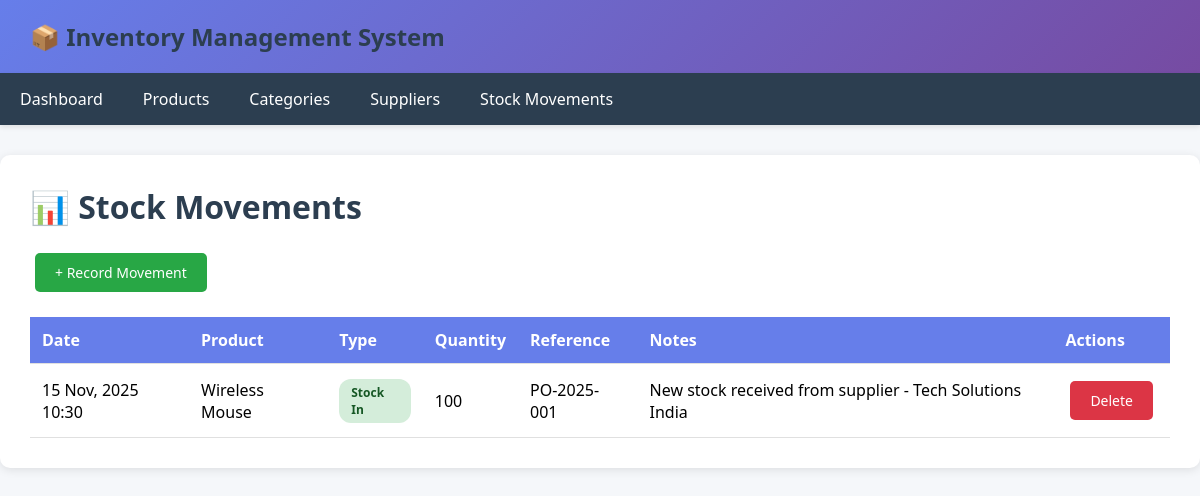
The page /stock-movements/ on the database its author committed.
### app/models.py (models this page shows, shortened)
class StockMovement(models.Model):
    MOVEMENT_TYPES = [
        ('in', 'Stock In'),
        ('out', 'Stock Out'),
        ('adjustment', 'Adjustment'),
    ]
    product = models.ForeignKey(Product, on_delete=models.CASCADE, related_name='movements')
    movement_type = models.CharField(max_length=20, choices=MOVEMENT_TYPES)
    quantity = models.IntegerField()
    reference_number = models.CharField(max_length=100, blank=True)
    notes = models.TextField(blank=True)
    date = models.DateTimeField(default=timezone.now)
    created_at = models.DateTimeField(auto_now_add=True)
    class Meta:
        ordering = ['-date']

class Product(models.Model):
    name = models.CharField(max_length=200)
    sku = models.CharField(max_length=50, unique=True, verbose_name="SKU Code")
    category = models.ForeignKey(Category, on_delete=models.CASCADE, related_name='products')
    supplier = models.ForeignKey(Supplier, on_delete=models.SET_NULL, null=True, related_name='products')
    description = models.TextField(blank=True)
    unit_price = models.DecimalField(max_digits=10, decimal_places=2)
    quantity_in_stock = models.IntegerField(default=0)
    reorder_level = models.IntegerField(default=10, help_text="Minimum stock level before reorder")
    created_at = models.DateTimeField(auto_now_add=True)
    updated_at = models.DateTimeField(auto_now=True)
    class Meta:
        ordering = ['-created_at']

### app/views.py (the view)
# urls.py: path('stock-movements/', StockMovementListView.as_view(), name='stock_movement_list'),
class StockMovementListView(ListView):
    model = StockMovement
    template_name = 'app/stock_movement_list.html'
    context_object_name = 'movements'
    paginate_by = 50

### app/templates/app/stock_movement_list.html (shortened to what this page needs)
{% extends 'app/base.html' %}
{% block content %}
<h1>📊 Stock Movements</h1>
<a href="{% url 'stock_movement_create' %}" class="btn btn-success">+ Record Movement</a>
<table>
    <thead>
        <tr>
            <th>Date</th>
            <th>Product</th>
            <th>Type</th>
            <th>Quantity</th>
            <th>Reference</th>
            <th>Notes</th>
            <th>Actions</th>
        </tr>
    </thead>
    <tbody>
        {% for movement in movements %}
        <tr>
            <td>{{ movement.date|date:"d M, Y H:i" }}</td>
            <td>{{ movement.product.name }}</td>
            <td>
                <span class="badge {% if movement.movement_type == 'in' %}badge-success{% elif movement.movement_type == 'out' %}badge-danger{% else %}badge-info{% endif %}">
                    {{ movement.get_movement_type_display }}
                </span>
            </td>
            <td>{{ movement.quantity }}</td>
            <td>{{ movement.reference_number|default:"-" }}</td>
            <td>{{ movement.notes|truncatewords:10 }}</td>
            <td>
                <a href="{% url 'stock_movement_delete' movement.pk %}" class="btn btn-danger">Delete</a>
            </td>
        </tr>
        {% empty %}
        <tr>
            <td colspan="7" style="text-align: center;">No stock movements recorded yet!</td>
        </tr>
        {% endfor %}
    </tbody>
</table>
{% endblock %}

### app/templates/app/base.html (style rules this page uses)
* { margin: 0; padding: 0; box-sizing: border-box; }
body { font-family: 'Segoe UI', Tahoma, Geneva, Verdana, sans-serif; background-color: #f5f7fa; padding: 0; }
h1, h2 { color: #2c3e50; margin-bottom: 20px; }
table { width: 100%; border-collapse: collapse; margin-top: 20px; }
table th, table td { padding: 12px; text-align: left; border-bottom: 1px solid #e0e0e0; }
table th { background-color: #667eea; color: white; font-weight: 600; }
.btn { display: inline-block; padding: 10px 20px; margin: 5px; text-decoration: none; border-radius: 5px; cursor: pointer; border: none; font-size: 14px; transition: all 0.3s; }
.btn-success { background-color: #28a745; color: white; }
.btn-danger { background-color: #dc3545; color: white; }
.badge { display: inline-block; padding: 5px 12px; border-radius: 12px; font-size: 12px; font-weight: bold; }
.badge-success { background-color: #d4edda; color: #155724; }

### rows shown on the page
StockMovement: date "15 Nov, 2025 10:30", product.name "Wireless Mouse", movement_type "Stock In", quantity "100", reference_number "PO-2025-001", notes "New stock received from supplier - Tech Solutions India"
